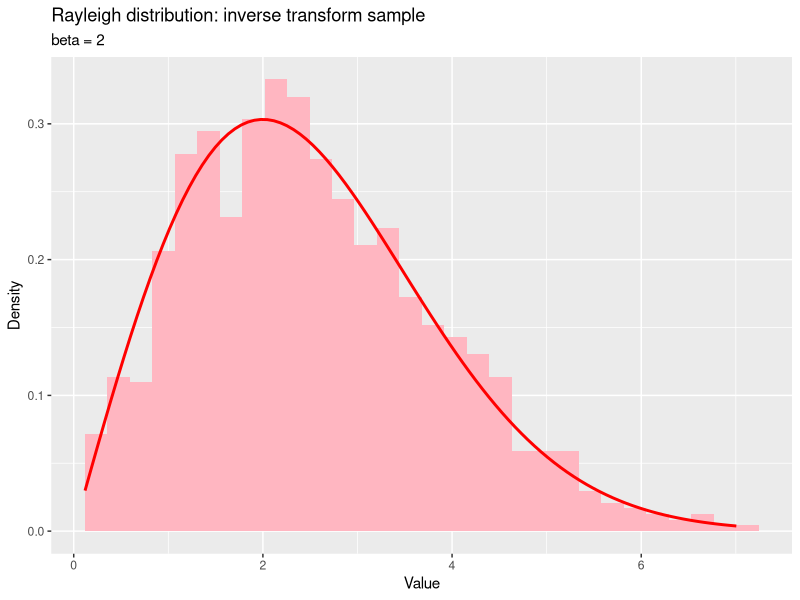

Recreate this plot in R.
# Generating Rayleigh(beta) random numbers in three ways and checking them
library(ggplot2)
library(VGAM)

set.seed(2025)
beta <- 2
n <- 1000

# 1. Inverse transform: F^-1(u) = sqrt(-2 beta^2 log(1 - u))
inv_rayleigh <- function(u, beta) sqrt(-2 * beta^2 * log(1 - u))
rayleigh_inv <- inv_rayleigh(runif(n), beta)

# 2. Box-Muller: the norm of two independent N(0, beta^2) is Rayleigh(beta)
u1 <- runif(n / 2)
u2 <- runif(n / 2)
z1 <- sqrt(-2 * log(u1)) * cos(2 * pi * u2) * beta
z2 <- sqrt(-2 * log(u1)) * sin(2 * pi * u2) * beta
rayleigh_bm <- sqrt(z1^2 + z2^2)   # n/2 values

# 3. Reference generator from the VGAM package
rayleigh_vgam <- rrayleigh(n, beta)

# Histogram against the theoretical density (red line)
ggplot() +
  geom_histogram(aes(x = rayleigh_inv, y = after_stat(density)), bins = 30, fill = "lightpink") +
  stat_function(fun = drayleigh, args = list(scale = beta), color = "red", linewidth = 1) +
  labs(title = "Rayleigh distribution: inverse transform sample",
       subtitle = paste("beta =", beta), x = "Value", y = "Density")

# Kolmogorov-Smirnov tests. H0: the sample comes from Rayleigh(beta)
ks_inv <- ks.test(rayleigh_inv, "prayleigh", scale = beta)
ks_bm  <- ks.test(rayleigh_bm, "prayleigh", scale = beta)
cat("KS p-value, inverse transform:", ks_inv$p.value, "\n")
cat("KS p-value, Box-Muller:       ", ks_bm$p.value, "\n")
# Both p-values are above 0.05, so the samples are consistent with Rayleigh(beta)

# The generators are independent of each other (correlation close to 0)
cor(rayleigh_inv, rayleigh_vgam)
cor(rayleigh_bm, rayleigh_vgam[seq_along(rayleigh_bm)])
